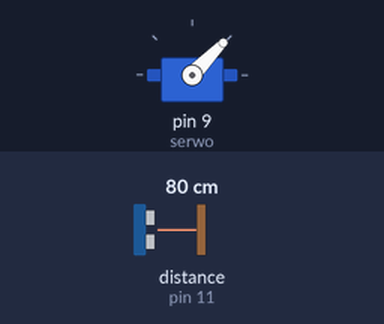
Bench run of a sketch on a simulated Arduino Uno, built with avr-gcc and run on an emulated ATmega328P. Shown: servo. Wiring (inferred from the names in the program): ultrasonic range finder: trigger pin 12; echo pin 11. The inputs (shaded band) are chosen by the test bench; at power-on: distance to the obstacle (sensor on pin 11) 80 cm. The echo pulse lasts 58.3 µs per cm; what the sketch prints to the serial monitor is not drawn.

Above: at 1.2 s.
1.3 s: distance to the obstacle (sensor on pin 11) set to 2 cm
At 1.74 s:
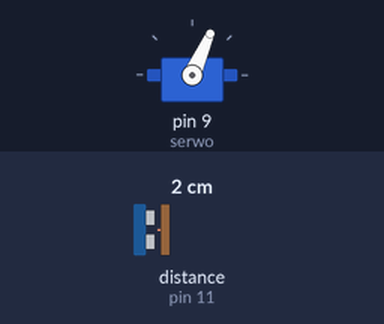
4.3 s: distance to the obstacle (sensor on pin 11) set to 4 cm
At 4.72 s:
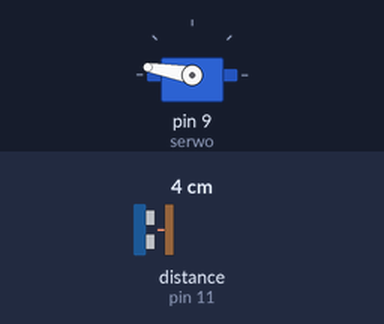
7.3 s: distance to the obstacle (sensor on pin 11) set to 9 cm
At 8.83 s:
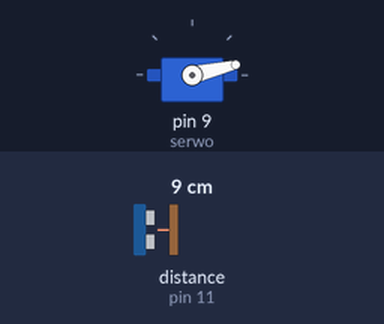
Timing chart, 0 to 16.3 s (numbered marks = the images above; inputs shaded):
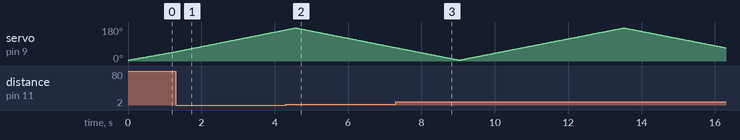

The sketch:

11b_Radar_Arduino.ino
```cpp
#include <Servo.h>.
Servo serwo;  //Tworzymy instancję o nazwie serwo
#define trigPin 12
#define echoPin 11

void setup()
{
  serwo.attach(9);  //Serwomechanizm podłączony do pin 9
  Serial.begin(9600); //Komunikacja serial z prędkością 9600
  //Ustawienie pinów dla czujnika odległości
  pinMode(trigPin, OUTPUT);
  pinMode(echoPin, INPUT);
}

// Funkcja mierzaca i zwracająca odleglość w cm
int zmierzOdleglosc(){
  int dystans = 0;
  // Wyzwolenie pomiaru
  digitalWrite(trigPin, LOW);
  delayMicroseconds(2);
  digitalWrite(trigPin, HIGH);
  delayMicroseconds(10);
  digitalWrite(trigPin, LOW);
  // Odczyt wyniku pomiaru i obliczenie odleglości
  //3ci parametr to timeout czyli ile czujnik ma czekać na powrót sygnału
  //timeout=710+58*odległość w cm. Tutaj max to 50cm bo Processing przetwarza max 40cm
  dystans = pulseIn(echoPin, HIGH, 3610) / 58;
  if (dystans == 0){
    dystans=400;
  }
  return dystans;
}

int odleglosc=0;
void loop() {
  //Obrót ramienia od 5 do 175 stopni
  for(int i=5;i<=175;i++){
    serwo.write(i);
    delay(25);
    odleglosc = zmierzOdleglosc();
    //Wyslanie odleglosci przez port serial
    Serial.print(i);
    Serial.print(",");
    Serial.print(odleglosc);
    Serial.print(".");
  }
  //Obrót ramienia od 175 do 5 stopni
  for(int i=175;i>5;i--){
    serwo.write(i);
    delay(25);
    odleglosc = zmierzOdleglosc();
    //Wyslanie odleglosci przez port serial
    Serial.print(i);
    Serial.print(",");
    Serial.print(odleglosc);
    Serial.print(".");
  }
}
```
